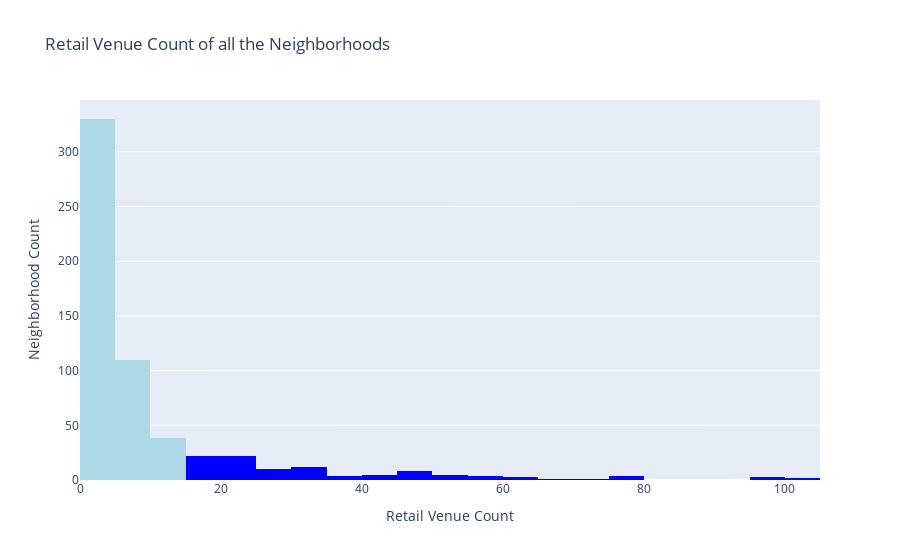

Write notebook code for a chart like this one.
### Markdown cell above
We also see that Church Hill has 15 retail locations on record.  Let's make a histogram of the venue counts of the 587 remaining neighborhoods.

### Code cell
colors = ['blue',] * 20
colors[0:2] = ['lightblue']*3

fig = go.Figure()
fig.add_trace(go.Histogram(x=neigh_df['Neighborhood Venue Count'],xbins=dict( #
        start=0,
        end=105,
        size=5),marker_color=colors))
fig.update_layout(title='Retail Venue Count of all the Neighborhoods',
                  xaxis_title='Retail Venue Count',
                  yaxis_title='Neighborhood Count'
                 )
fig.show()

### Figure 1 — Plotly figure (JSON) as saved in the notebook; plotly's stock layout.template omitted (floating-point values rounded to 4 significant figures; data arrays with more than 128 entries replaced by an {"elided": "..."} marker saying what was removed)
{"data": [{"marker": {"color": ["lightblue", "lightblue", "lightblue", "blue", "blue", "blue", "blue", "blue", "blue", "blue", "blue", "blue", "blue", "blue", "blue", "blue", "blue", "blue", "blue", "blue", "blue"]}, "type": "histogram", "x": {"elided": "584 int values"}, "xbins": {"end": 105, "size": 5, "start": 0}}], "layout": {"autosize": true, "title": {"text": "Retail Venue Count of all the Neighborhoods"}, "xaxis": {"autorange": true, "range": [0, 105], "title": {"text": "Retail Venue Count"}, "type": "linear"}, "yaxis": {"autorange": true, "range": [0, 347.4], "title": {"text": "Neighborhood Count"}}}}
